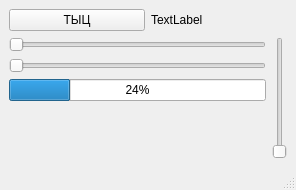
<?xml version="1.0" encoding="UTF-8"?>
<ui version="4.0">
 <class>MainWindow</class>
 <widget class="QMainWindow" name="MainWindow">
  <property name="geometry">
   <rect>
    <x>0</x>
    <y>0</y>
    <width>296</width>
    <height>190</height>
   </rect>
  </property>
  <property name="windowTitle">
   <string>MainWindow</string>
  </property>
  <widget class="QWidget" name="centralwidget">
   <layout class="QVBoxLayout" name="verticalLayout_2">
    <item>
     <layout class="QHBoxLayout" name="horizontalLayout">
      <item>
       <widget class="QPushButton" name="b_doSomethin">
        <property name="text">
         <string>ТЫЦ</string>
        </property>
       </widget>
      </item>
      <item>
       <widget class="QLabel" name="l_text">
        <property name="text">
         <string>TextLabel</string>
        </property>
       </widget>
      </item>
     </layout>
    </item>
    <item>
     <layout class="QHBoxLayout" name="horizontalLayout_2">
      <item>
       <layout class="QVBoxLayout" name="verticalLayout">
        <item>
         <widget class="QSlider" name="horizontalSlider">
          <property name="orientation">
           <enum>Qt::Horizontal</enum>
          </property>
         </widget>
        </item>
        <item>
         <widget class="QSlider" name="horizontalSlider_2">
          <property name="orientation">
           <enum>Qt::Horizontal</enum>
          </property>
         </widget>
        </item>
        <item>
         <widget class="QProgressBar" name="progressBar">
          <property name="value">
           <number>24</number>
          </property>
         </widget>
        </item>
        <item>
         <spacer name="verticalSpacer">
          <property name="orientation">
           <enum>Qt::Vertical</enum>
          </property>
          <property name="sizeHint" stdset="0">
           <size>
            <width>20</width>
            <height>40</height>
           </size>
          </property>
         </spacer>
        </item>
       </layout>
      </item>
      <item>
       <widget class="QSlider" name="verticalSlider">
        <property name="orientation">
         <enum>Qt::Vertical</enum>
        </property>
       </widget>
      </item>
     </layout>
    </item>
   </layout>
  </widget>
  <widget class="QMenuBar" name="menubar">
   <property name="geometry">
    <rect>
     <x>0</x>
     <y>0</y>
     <width>296</width>
     <height>17</height>
    </rect>
   </property>
  </widget>
  <widget class="QStatusBar" name="statusbar"/>
 </widget>
 <resources/>
 <connections/>
</ui>
